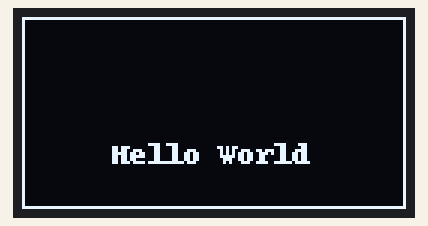
Recording of a program running on a simulated Raspberry Pi (BCM pin numbers). On the bench: 128×64 one-colour display. The clock reads 2024-03-15 10:24:30 at power-on unless the program sets it; what the program prints to the terminal is not drawn. At 16.2 s the program stops and its outputs stay as they are.

Above: at 0.1 s.
At 12.17 s:
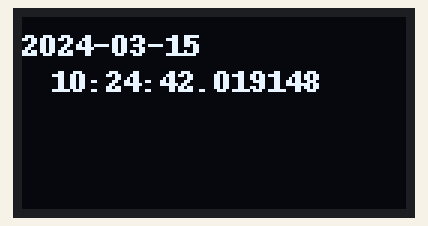
At 13.11 s:
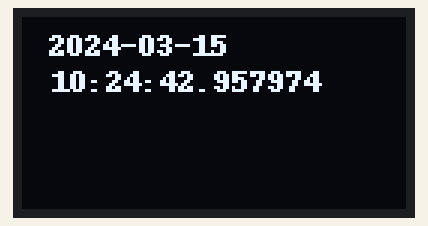
At 14.15 s:
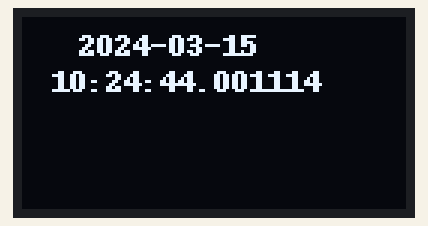
At 15.09 s:
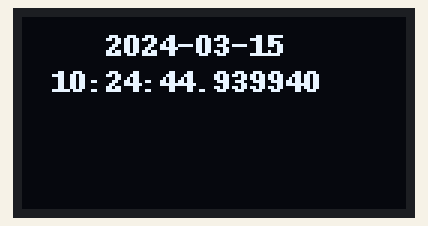
At 16.14 s:
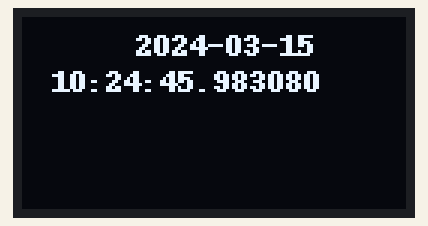

The program:

oled_test_luma.py
```python
#!/usr/bin/python/
# coding: utf-8
import time
import datetime
from luma.core.interface.serial import i2c, spi
from luma.core.render import canvas
from luma.oled.device import ssd1306, ssd1325, ssd1331, sh1106


def do_nothing(obj):
    pass


# rev.1 users set port=0
# substitute spi(device=0, port=0) below if using that interface
# serial = i2c(port=1, address=0x3C)
serial = spi(device=0, port=0)

# substitute ssd1331(...) or sh1106(...) below if using that device
# device = ssd1306(serial, rotate=1)
device = sh1106(serial)
# device.cleanup = do_nothing

print("Testing display Hello World")

with canvas(device) as draw:
    draw.rectangle(device.bounding_box, outline="white", fill="black")
    draw.text((30, 40), "Hello World", fill="white")

time.sleep(3)

print("Testing display ON/OFF...")
for _ in range(5):
    time.sleep(0.5)
    device.hide()

    time.sleep(0.5)
    device.show()

print("Testing clear display...")
time.sleep(2)
device.clear()

print("Testing screen updates...")
time.sleep(2)
for x in range(40):
    with canvas(device) as draw:
        now = datetime.datetime.now()
        draw.text((x, 4), str(now.date()), fill="white")
        draw.text((10, 16), str(now.time()), fill="white")
        time.sleep(0.1)

print("Quit, cleanup...")
```
